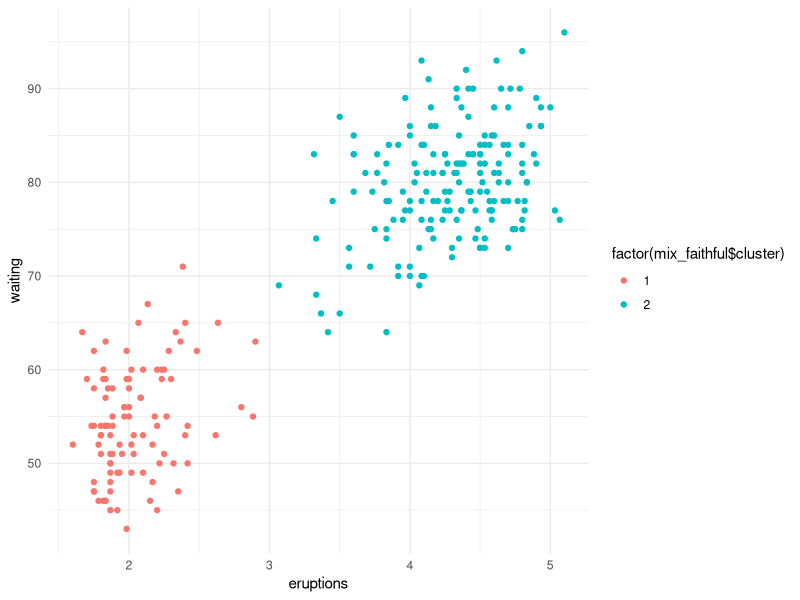
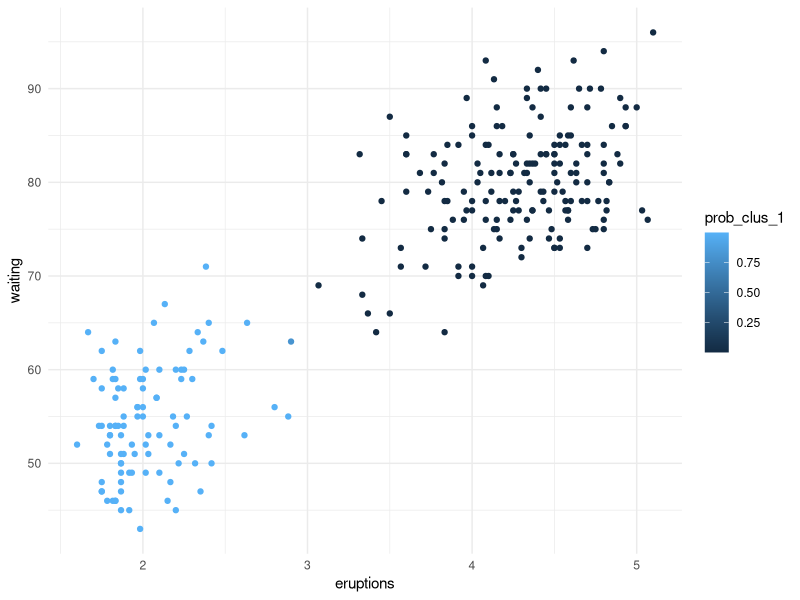
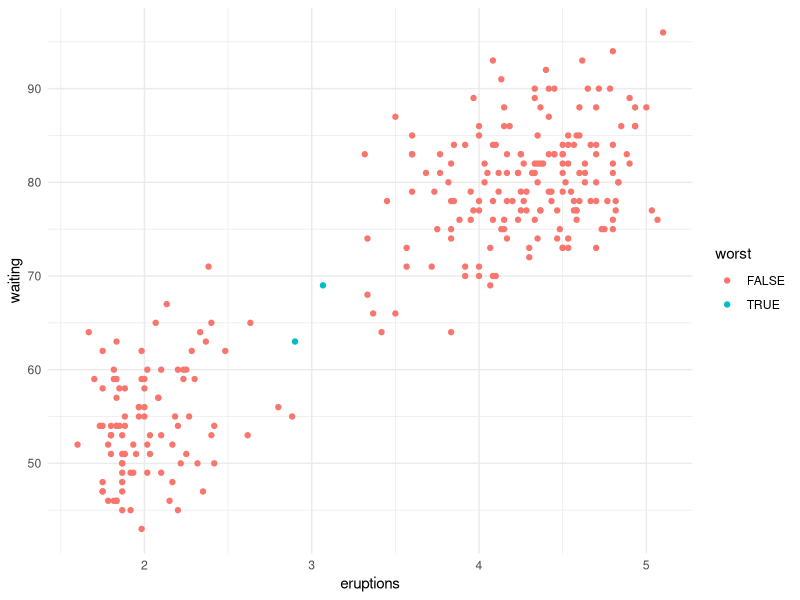

Reproduce these figures in R, in order. (Note: this script raises an error after producing the figures.)
## ---- chunk 1
em_mixture <- function(
  params,
  X,
  clusters = 2,
  tol = .00001,
  maxits  = 100,
  showits = TRUE
  ) {
  
  # Arguments are 
  # params: starting parameters (means, covariances, cluster probability)
  # X: data 
  # clusters: number of clusters desired
  # tol: tolerance
  # maxits: maximum iterations
  # showits: whether to show iterations
  
  require(mvtnorm)
  # Starting points
  N     = nrow(X)
  mu    = params$mu
  var   = params$var
  probs = params$probs
  
  # initializations
  
  # cluster 'responsibilities', i.e. probability of cluster membership for each
  # observation i
  ri = matrix(0, ncol=clusters, nrow=N)       
  ll = 0                                        # log likelihood
  it = 0                                        # iteration count
  converged = FALSE                             # convergence
  
  # Show iterations if showits == true
  if (showits)                                  
    cat(paste("Iterations of EM:", "\n"))
  
  while (!converged & it < maxits) { 
    probsOld = probs
    # muOld = mu                # Use direct values or loglike for convergence check
    # varOld = var
    llOld = ll
    riOld = ri
    
    ### E
    # Compute responsibilities
    for (k in 1:clusters){
      ri[,k] = probs[k] * dmvnorm(X, mu[k, ], sigma = var[[k]], log = FALSE)
    }
    
    ri = ri/rowSums(ri)
    
    ### M
    rk = colSums(ri)            # rk is weighted average cluster membership size
    probs = rk/N
    
    for (k in 1:clusters){
      varmat = matrix(0, ncol = ncol(X), nrow = ncol(X))    # initialize to sum matrices
      
      for (i in 1:N){
        varmat = varmat + ri[i,k] * X[i,]%*%t(X[i,])
      }
      
      mu[k,]   = (t(X) %*% ri[,k]) / rk[k]
      var[[k]] =  varmat/rk[k] - mu[k,]%*%t(mu[k,])
      
      ll[k] = -.5*sum( ri[,k] * dmvnorm(X, mu[k,], sigma = var[[k]], log = TRUE) )
    }
    
    ll = sum(ll)
    
    ### compare old to current for convergence
    parmlistold =  c(llOld, probsOld)           # c(muOld, unlist(varOld), probsOld)
    parmlistcurrent = c(ll, probs)              # c(mu, unlist(var), probs)
    it = it + 1
    
    # if showits true, & it =1 or modulo of 5 print message
    if (showits & it == 1 | it%%5 == 0)         
      cat(paste(format(it), "...", "\n", sep = ""))
    
    converged = min(abs(parmlistold - parmlistcurrent)) <= tol
  }
  
  clust = which(round(ri) == 1, arr.ind = TRUE)        # create cluster membership
  clust = clust[order(clust[,1]), 2]            # order accoring to row rather than cluster
  out = list(
    probs   = probs,
    mu      = mu,
    var     = var,
    resp    = ri,
    cluster = clust,
    ll      = ll
  )
  
  out
} 
## ---- chunk 2
library(tidyverse)

data("faithful")
## ---- chunk 3
mustart  = rbind(c(3, 60), c(3, 60.1))    # must be at least slightly different
covstart = list(cov(faithful), cov(faithful))
probs    = c(.01, .99)

# params is a list of mu, var, and probs 
starts = list(mu = mustart, var = covstart, probs = probs)  
## ---- chunk 4


mix_faithful = em_mixture(
  params = starts,
  X = as.matrix(faithful),
  clusters = 2,
  tol      = 1e-12,
  maxits   = 1500,
  showits  = TRUE
)

str(mix_faithful)
## ---- chunk 5
library(ggplot2)

ggplot(aes(x = eruptions, y = waiting), data = faithful) +
  geom_point(aes(color = factor(mix_faithful$cluster))) +
  theme_minimal()

faithful %>% 
  mutate(prob_clus_1 = mix_faithful$resp[, 1]) %>% 
  ggplot(aes(x = eruptions, y = waiting)) +
  geom_point(aes(color = prob_clus_1)) +
  theme_minimal()

# relatively speaking, these are extremely well-separated clusters
worst = apply(mix_faithful$resp, 1, function(x)  max(x) < .99) 

ggplot(aes(x = eruptions, y = waiting), data = faithful) +
  geom_point(aes(color = worst)) +
  theme_minimal()
## ---- chunk 6
mix_mclust = mclust::Mclust(
  faithful[, 1:2],
  2,
  modelNames = 'VVV',
  control = emControl(tol = 1e-12)
)

str(mix_mclust, 1)

# compare means
t(mix_faithful$mu)
mix_mclust$parameters$mean

# compare variances
mix_faithful$var
mix_mclust$parameters$variance$sigma

# compare classifications, reverse in case arbitrary numbering of one of them is opposite
table(mix_faithful$cluster, mix_mclust$classification)

table(ifelse(mix_faithful$cluster == 2, 1, 2),
      mix_mclust$classification)

# compare responsibilities; reverse one if arbitrary numbering of one of them is opposite
# cbind(round(mix_faithful$resp[,1], 2), round(mix_mclust$z[,2], 2)) # cluster '1'
# cbind(round(mix_faithful$resp[,2], 2), round(mix_mclust$z[,1], 2)) # cluster '2'
## ---- chunk 7
iris2 = iris %>% select(-Species)
## ---- chunk 8
mustart = iris %>% 
  group_by(Species) %>% 
  summarise(across(.fns = function(x) mean(x) + runif(1, 0, .5))) %>% 
  select(-Species) %>% 
  as.matrix()


# use purrr::map due to mclust::map
covstart = iris %>% 
  split(.$Species) %>% 
  purrr::map(select, -Species) %>% 
  purrr::map(function(x) cov(x) + diag(runif(4, 0, .5))) 

probs = c(.1, .2, .7)

starts = list(mu = mustart, var = covstart, probs = probs)
## ---- chunk 9
mix_mclust_iris = em_mixture(
  params = starts,
  X = as.matrix(iris2),
  clusters = 3,
  tol      = 1e-8,
  maxits   = 1500,
  showits  = T
)

table(mix_mclust_iris$cluster, iris$Species)
## ---- chunk 10
mclust_iris = mclust::Mclust(iris[,1:4], 3)
table(mclust_iris$classification, iris$Species)
